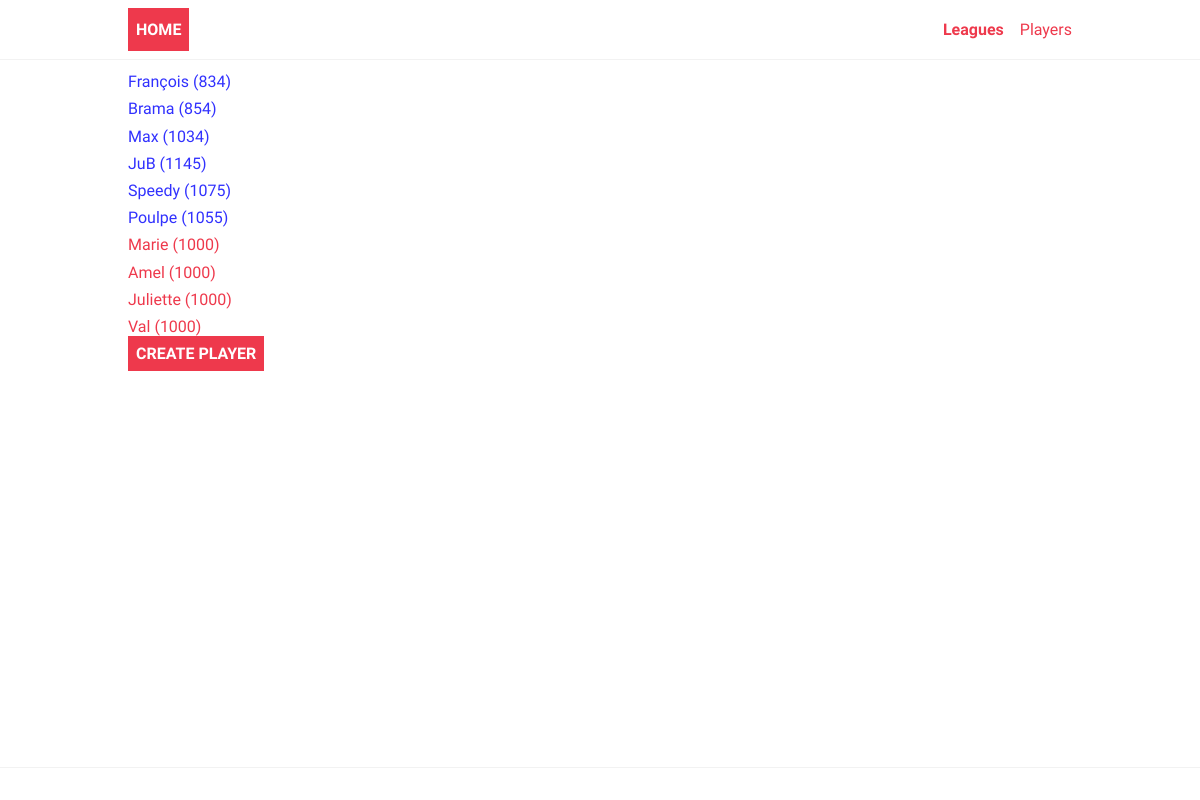
Before: /ladder/players/ with the older database file.
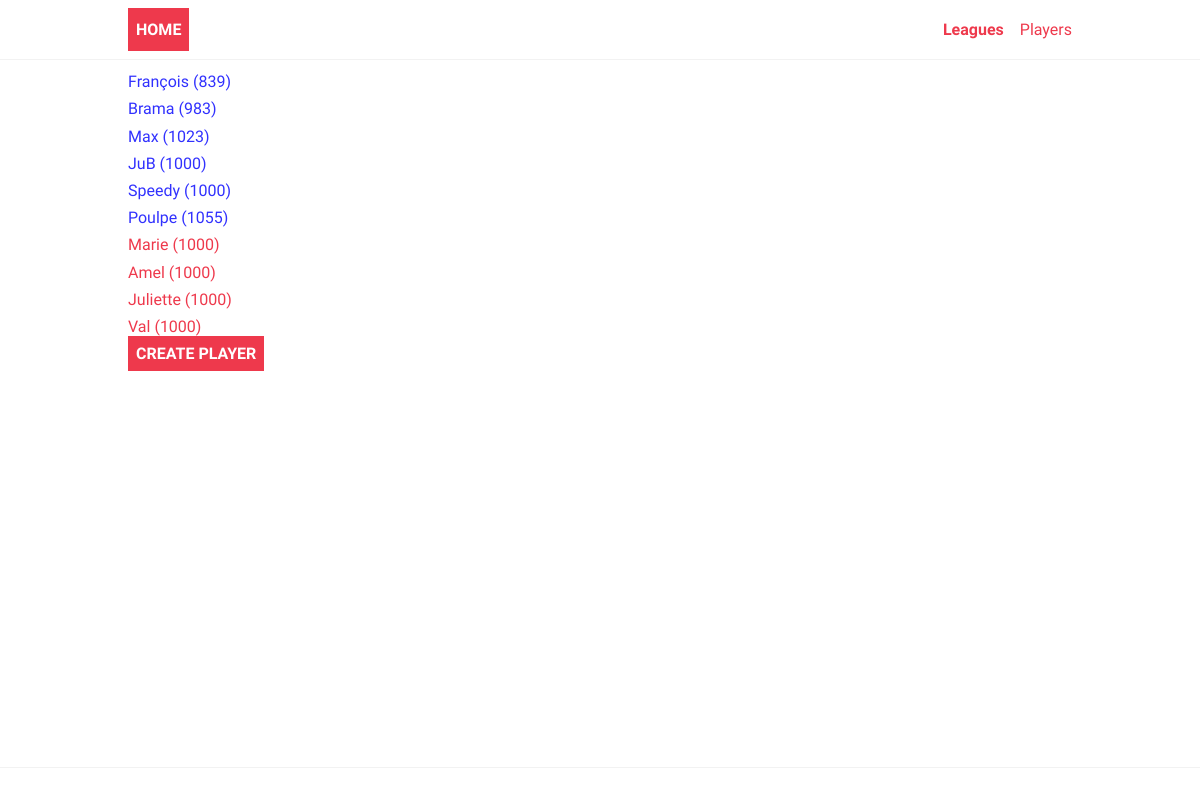
After: the same page with the newer database file.
### ladder/models.py (models this page shows, shortened)
class Player(models.Model):
    name = models.CharField(max_length=200)
    gender = models.CharField(max_length=10, choices=genders)
    score = models.IntegerField(default=1000)

### ladder/views.py (the view)
# urls.py: path("players/", views.PlayerList.as_view(), name="players"),
class PlayerList(generic.ListView):
    model=Player
    context_object_name = "player_list"
    template_name = "ladder/players.html"

### ladder/templates/ladder/players.html
{% extends 'ladder/base.html' %}
{% block content %}
{% load static %}
<link rel="stylesheet" href="{% static 'ladder/style.css' %}">
{% if player_list %}
    <div>
    {% for player in player_list %}
    <p><a href="{% url 'ladder:player' player.id %}" class="{% if player.gender == 'f' %} woman {% else %} man {% endif %}">{{ player.name }} ({{ player.score }})</a></p>
    {% endfor %}
    </div>
    {% else %}
    <div>
      <p>No player available.</p>
    </div>
{% endif %}
    <a href="{% url 'ladder:add-player' %}" class="logo">Create Player</a>
{% endblock content %}

Changed rows visible on the page:
changed Player "François": score "834" → "839"
changed Player "Brama": score "854" → "983"
changed Player "Max": score "1034" → "1023"
changed Player "JuB": score "1145" → "1000"
changed Player "Speedy": score "1075" → "1000"
